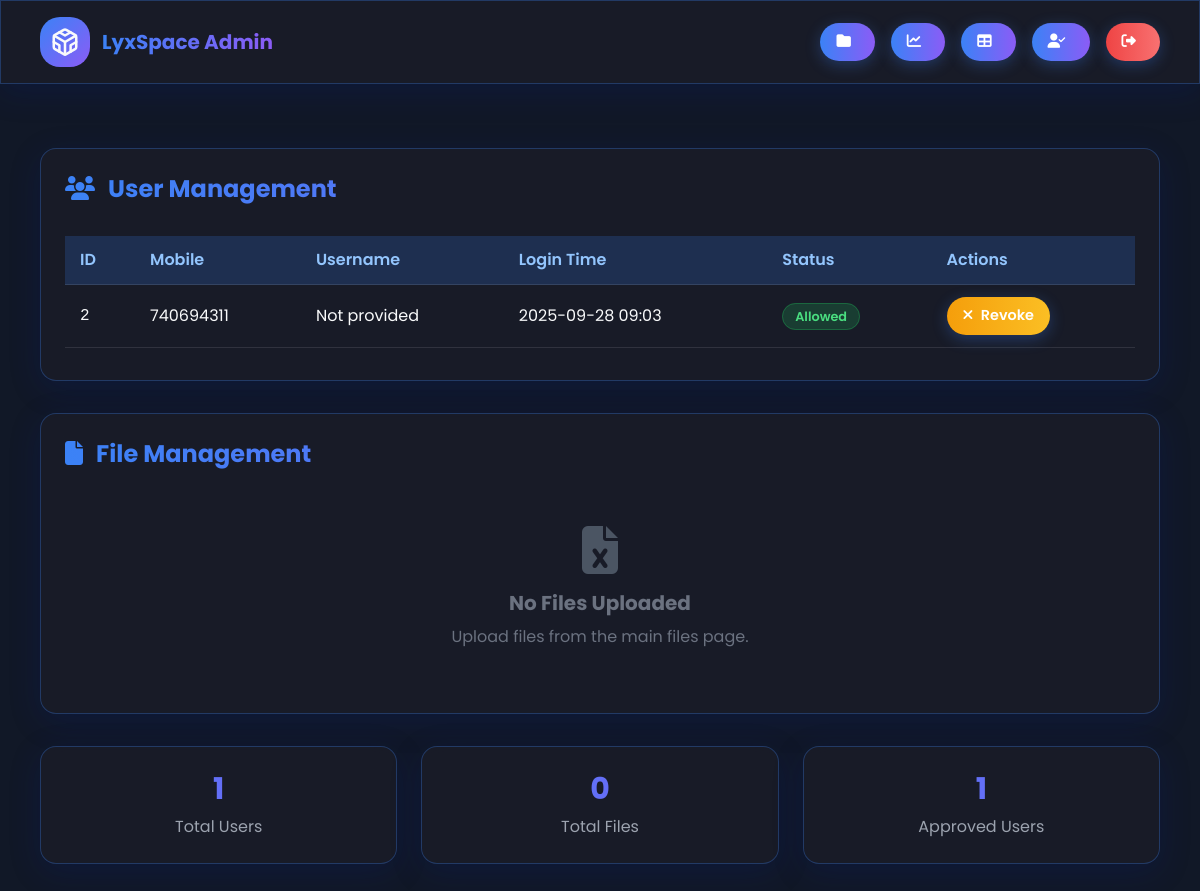
Page /admin (signed in) on the earlier database version.
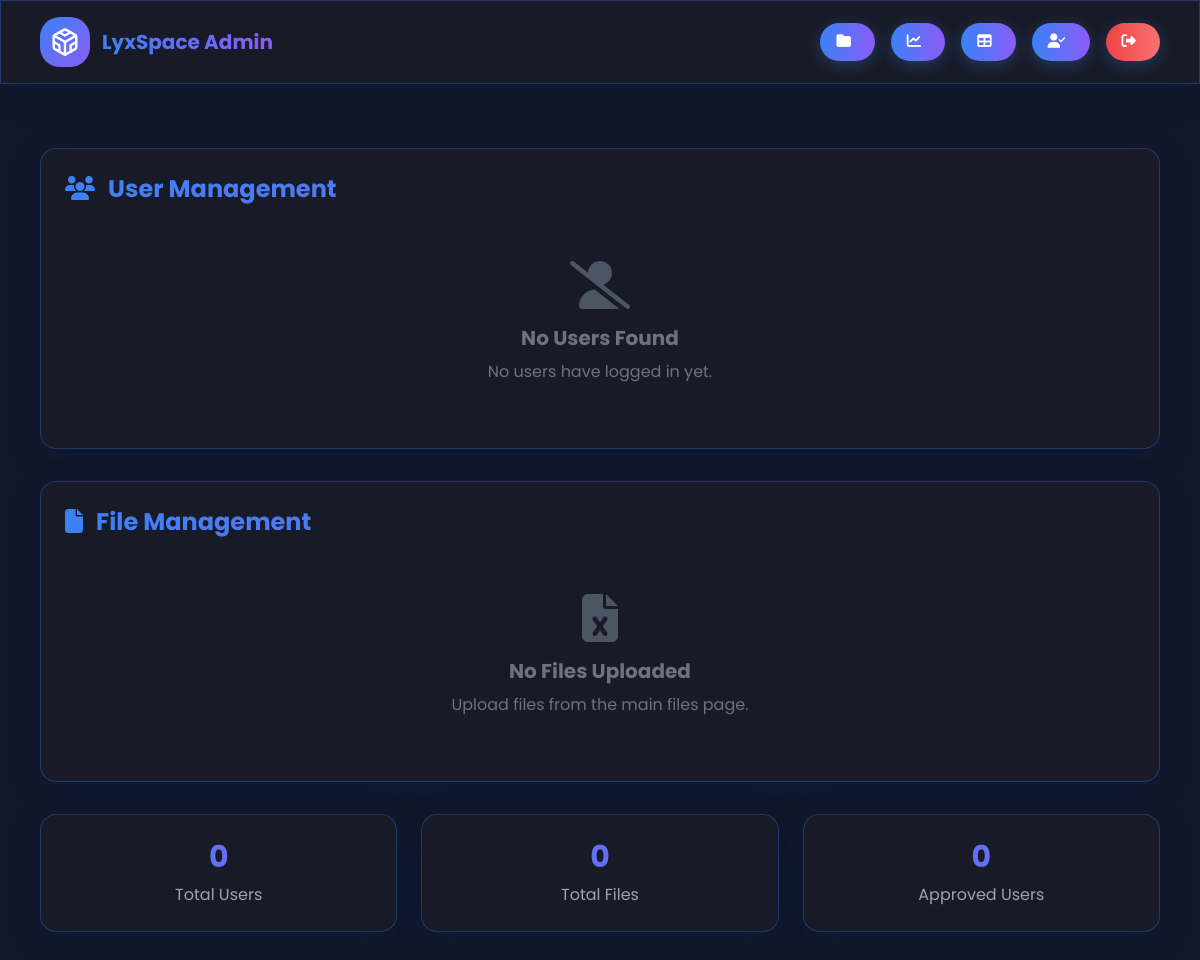
Same page on the later database version.
### app.py (models this page shows)
class User(db.Model, UserMixin):
    id = db.Column(db.Integer, primary_key=True)
    mobile = db.Column(db.Integer, unique=True, nullable=True)
    username = db.Column(db.String(255), nullable=True)
    login_at = db.Column(db.DateTime, default=nairobi_time)
    allowed = db.Column(db.String(255), default="no", nullable=True)
    @property
    def is_allowed(self):
        return self.allowed.lower() == "yes"

### app.py (the view)
@app.route("/admin")
@login_required
@admin_required
def admin_panel():
    users = User.query.filter(User.id != 1).all()  # Exclude admin
    files = FileStore.query.all()
    return render_template("admin.html", users=users, files=files)

### app.py (called while the page is built)
def admin_required(f):
    @wraps(f)
    def decorated_function(*args, **kwargs):
        if not current_user.is_authenticated or current_user.id != 1:
            flash("Admin access required.", "error")
            return redirect(url_for('login'))
        return f(*args, **kwargs)
    return decorated_function

@login_manager.user_loader
def load_user(user_id):
    try:
        return User.query.get(int(user_id))
    except OperationalError as e:
        print("Database connection lost", e)
        return None

@app.before_request
def make_session_permanent():
    session.permanent = True
    app.permanent_session_lifetime = timedelta(hours=732)

### templates/admin.html (shortened to what the changed rows need)
<!DOCTYPE html>
<html lang="en">
<head>
    <script src="https://cdn.tailwindcss.com"></script>
    <link rel="stylesheet" href="https://cdnjs.cloudflare.com/ajax/libs/font-awesome/6.4.0/css/all.min.css">
</head>
<body>
    <main class="max-w-6xl mx-auto px-4 py-8 space-y-8">
        <section class="glass-morph p-6 rounded-2xl">
            <h2 class="text-2xl font-bold gradient-text mb-4">
                <i class="fas fa-users mr-2"></i> User Management
            </h2>
            {% if users %}
            <div class="table-wrapper">
                <table>
                    <thead>
                        <tr>
                            <th>ID</th>
                            <th>Mobile</th>
                            <th>Username</th>
                            <th>Login Time</th>
                            <th>Status</th>
                            <th>Actions</th>
                        </tr>
                    </thead>
                    <tbody>
                        {% for user in users %}
                        <tr>
                            <td class="font-mono">{{ user.id }}</td>
                            <td>{{ user.mobile }}</td>
                            <td>{{ user.username or 'Not provided' }}</td>
                            <td>{{ user.login_at.strftime('%Y-%m-%d %H:%M') }}</td>
                            <td>
                                {% if user.is_allowed %}
                                    <span class="status-badge status-approved">Allowed</span>
                                {% else %}
                                    <span class="status-badge status-pending">Pending</span>
                                {% endif %}
                            </td>
                            <td>
                                <div class="flex space-x-2">
                                    {% if not user.is_allowed %}
                                        <form action="{{ url_for('allow_user', user_id=user.id) }}" method="POST" class="inline">
                                            <button type="submit" class="btn btn-success">
                                                <i class="fas fa-check mr-1"></i> Allow
                                            </button>
                                        </form>
                                    {% else %}
                                        <form action="{{ url_for('revoke_user', user_id=user.id) }}" method="POST" class="inline">
                                            <button type="submit" class="btn btn-warning">
                                                <i class="fas fa-times mr-1"></i> Revoke
                                            </button>
                                        </form>
                                    {% endif %}
                                </div>
                            </td>
                        </tr>
                        {% endfor %}
                    </tbody>
                </table>
            </div>
            {% else %}
            <div class="empty-state">
                <i class="fas fa-user-slash"></i>
                <h3 class="text-xl font-bold mb-2">No Users Found</h3>
                <p>No users have logged in yet.</p>
            </div>
            {% endif %}
        </section>
        <section class="glass-morph p-6 rounded-2xl">
            <h2 class="text-2xl font-bold gradient-text mb-4">
                <i class="fas fa-file mr-2"></i> File Management
            </h2>
        </section>
    </main>
</body>
</html>

Differences in the rows shown:
removed User: id "2", mobile "740694311", username "Not provided", login_at "2025-09-28 09:03", allowed "Allowed"
Other differences:
text no longer shown: "ID Mobile Username Login Time Status Actions"
text now shown: "No Users Found No users have logged in yet."
